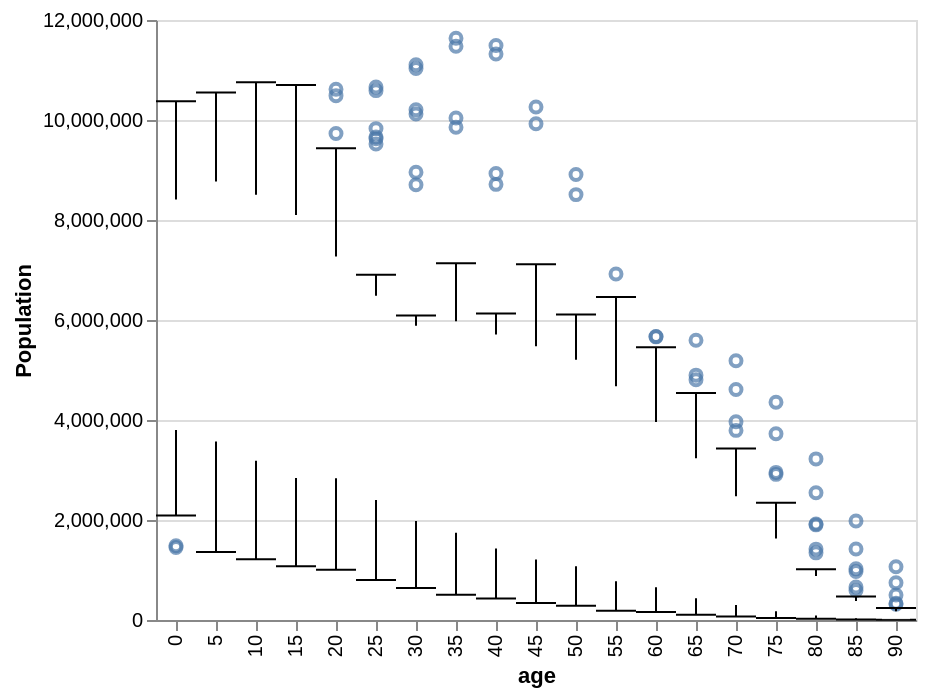

Express this chart as Vega-Lite.
### Vega-Lite specification from a JSON file in a GitHub repository (floating-point values rounded to 4 significant figures; data arrays with more than 128 entries replaced by an {"elided": "..."} marker saying what was removed)
{"$schema": "https://vega.github.io/schema/vega-lite/v5.json", "config": {"boxplot": {"ticks": true}}, "data": {"values": {"elided": "570 records"}}, "encoding": {"x": {"field": "age", "type": "ordinal"}, "y": {"axis": {"title": "Population"}, "field": "people", "type": "quantitative"}}, "mark": {"box": false, "extent": 0.5, "type": "boxplot"}}
